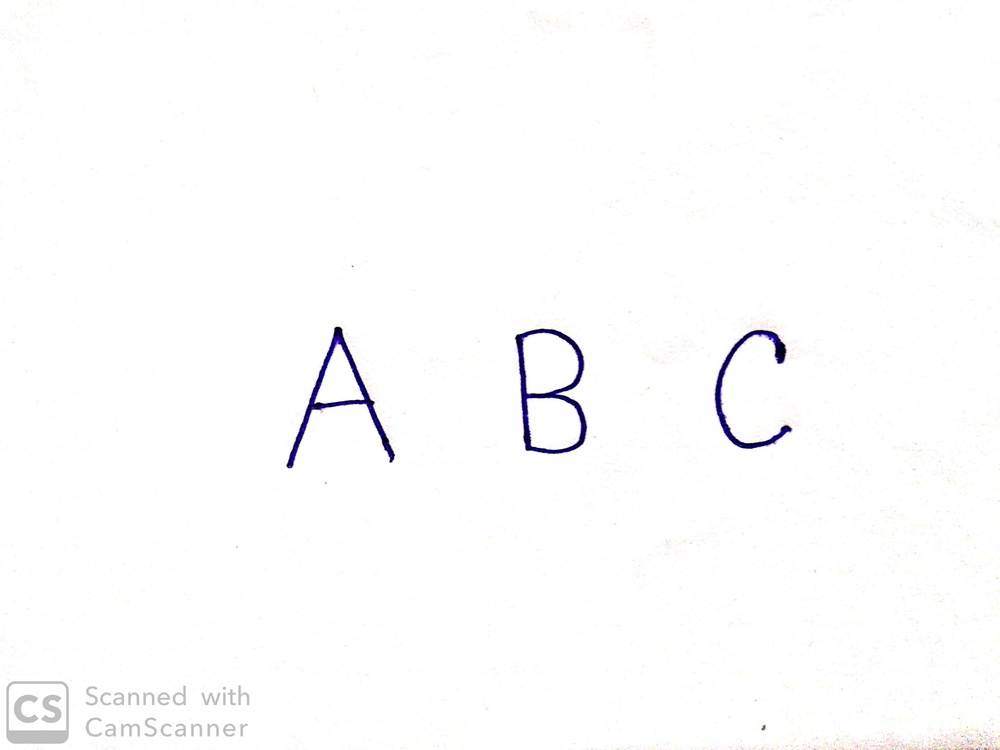
%> input picture All codes/Used Images/a.jpg, 1000 x 750 px, shrunk from 3264 x 2448 before the run, given in place of a.png, which was not available
$ octave test_2.m   (GNU Octave 9; MATLAB toolbox functions it lacks are replaced by stand-ins)
%> lines starting %> are read from the running program, lines starting %| are printed output that depends on the picture; in (x1, y1, x2, y2) boxes, pixels count from 0 and x2, y2 are one past the last pixel; in counts of white or black regions, pixels touching at a corner belong together; the program's own positions count from 1; pictures that were not available may be replaced by others from this repository, and a replacement may not be noted
close all;

% Read the input image
img = imread('a.png');
%> img is the input picture: size 750x1000x3 uint8; mean R, G, B 252.7, 252.5, 252.9

% Convert to grayscale if the image is in RGB
if size(img, 3) == 3
    img = rgb2gray(img);
%> img: size 750x1000 uint8
end

% 1. Global contrast enhancement using histogram equalization
img_eq = histeq(img);
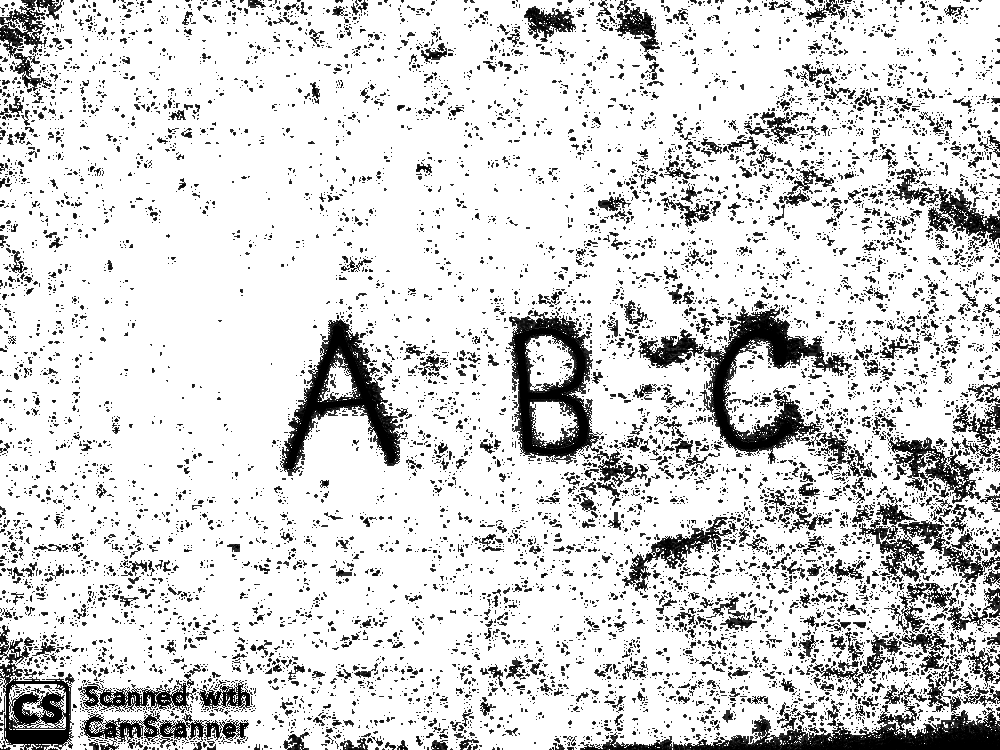
%> img_eq: size 750x1000 uint8; min 0, max 255, mean 213.1

% 2. Local contrast enhancement using adaptive histogram equalization
img_adapthist = adapthisteq(img);

% 3. Contrast stretching with dynamic range adjustment (ignoring outliers)
percentile_low = 0.02; % Ignore lower 2% of pixel intensities
percentile_high = 0.98; % Ignore top 2% of pixel intensities
low_limit = prctile(img(:), percentile_low * 100);
%> low_limit = 245
high_limit = prctile(img(:), percentile_high * 100);
%> high_limit = 255
contrast_stretched = imadjust(img, [low_limit / 255, high_limit / 255], []);
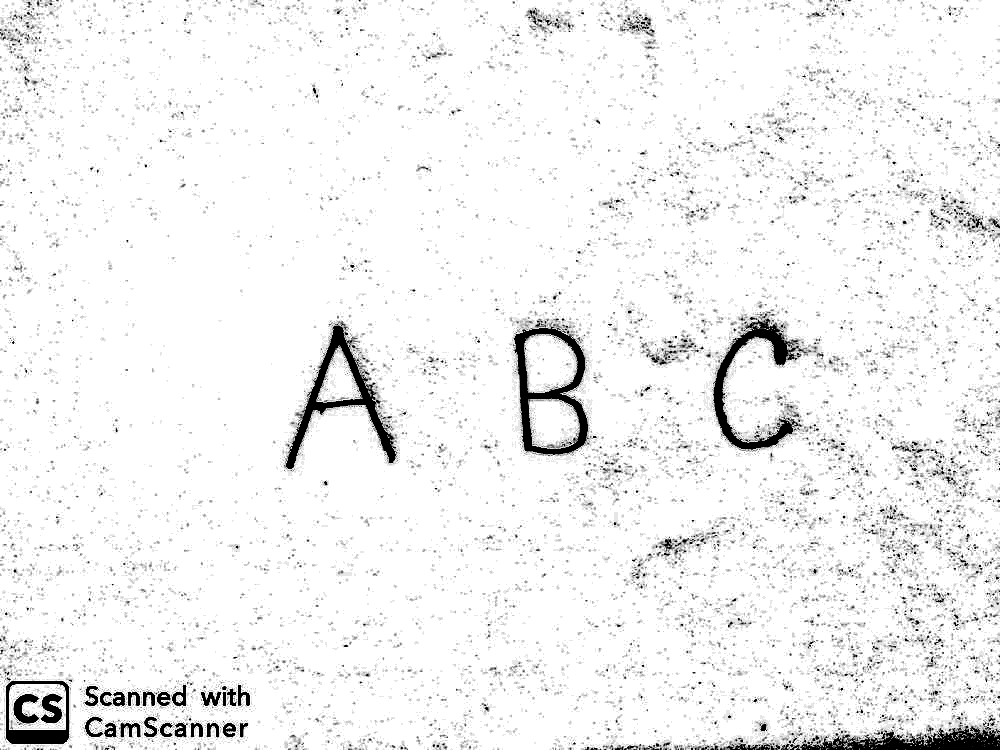
%> contrast_stretched: size 750x1000 uint8; min 0, max 255, mean 241.6

% 4. Adaptive thresholding (local binarization)
bw_img_eq = imbinarize(img_eq, 'adaptive', 'ForegroundPolarity', 'dark', 'Sensitivity', 0.5);
%> bw_img_eq: size 750x1000 logical; 81.6% white; 9237 black regions (8356 under 20 px), largest, box (x1, y1, x2, y2) and area: (638, 304, 866, 477) 9255, (580, 686, 1000, 750) 7969, (508, 310, 604, 464) 6690
bw_img_adapthist = imbinarize(img_adapthist, 'adaptive', 'ForegroundPolarity', 'dark', 'Sensitivity', 0.5);
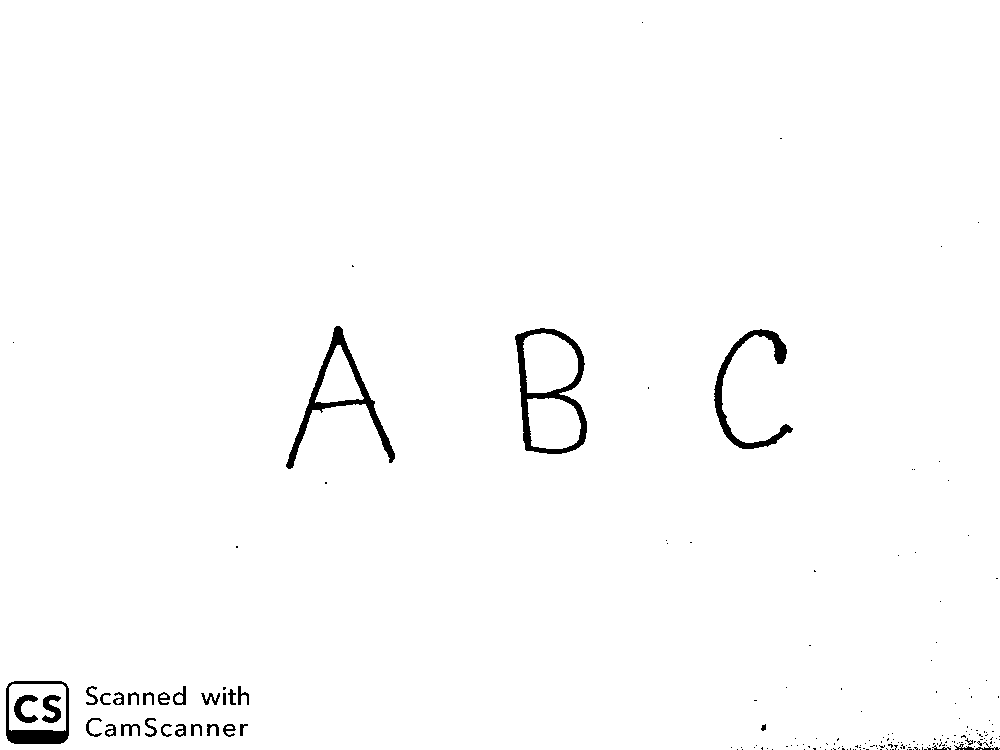
%> bw_img_adapthist: size 750x1000 logical; 98.7% white; 192 black regions (160 under 20 px), largest, box (x1, y1, x2, y2) and area: (515, 328, 587, 454) 2245, (286, 326, 395, 469) 2117, (714, 329, 793, 449) 1670
bw_img_contrast_stretched = imbinarize(contrast_stretched, 'adaptive', 'ForegroundPolarity', 'dark', 'Sensitivity', 0.5);
%> bw_img_contrast_stretched: size 750x1000 logical; 92.8% white; 5477 black regions (5203 under 20 px)

% 5. Light smoothing (Gaussian filter) to reduce jagged edges
bw_img_contrast_stretched_smooth = imgaussfilt(double(bw_img_contrast_stretched), 0.5);

% Create folder for saving segmented images
output_folder = 'Segmented_Images';
if ~exist(output_folder, 'dir')
    mkdir(output_folder);
end

% Segmentation: Label connected components in the binary image
[L, num] = bwlabel(bw_img_contrast_stretched_smooth);
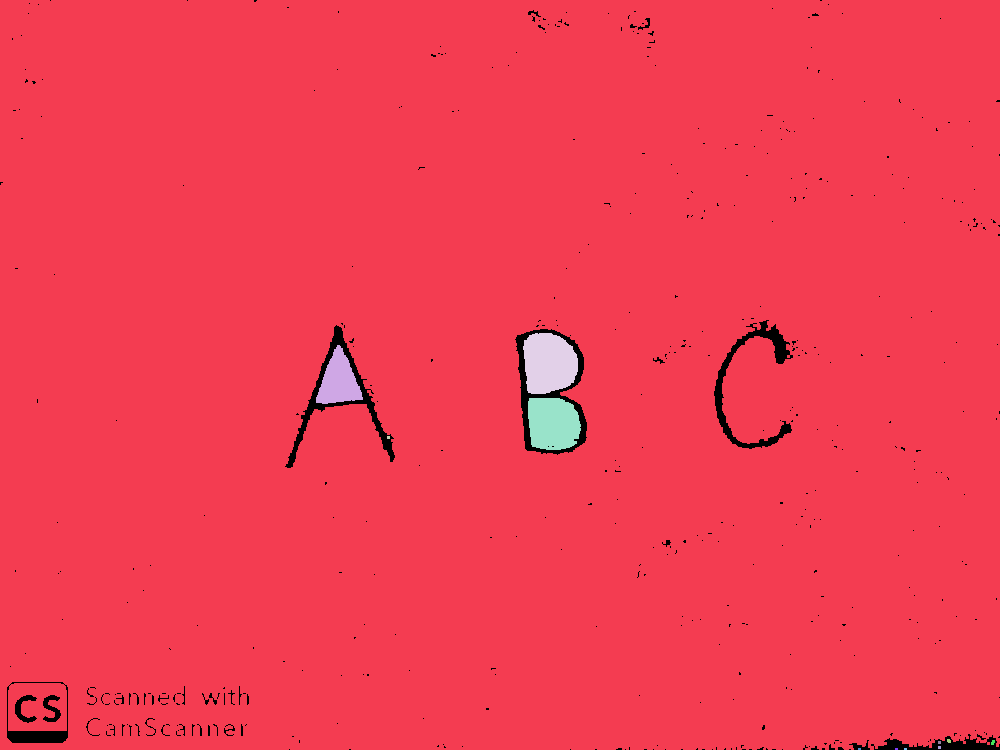
%> L: size 750x1000 double; 13 distinct labels, from 0 to 12; one colour per label, 0 black
%> num = 12

% Get bounding boxes for each component
stats = regionprops(L, 'BoundingBox');
%> stats = 12 regions; largest, box (x1, y1, x2, y2): (0, 0, 1000, 750), (523, 333, 578, 394), (316, 345, 363, 404), (528, 398, 581, 450), (991, 740, 995, 745)

% Save each segmented component as an image
for i = 1:num
    bbox = stats(i).BoundingBox;
    cropped_img = imcrop(bw_img_contrast_stretched_smooth, bbox); % Crop the component
    resized_img = imresize(cropped_img, [128, 128]); % Resize to 128x128 for uniformity

    % Save the segmented image
    output_path = fullfile(output_folder, sprintf('segmented_%d.png', i));
    imwrite(resized_img, output_path);
end
%> this loop made 12 passes
%> bbox on passes 1 to 12: [0.5 0.5 1000 750], [316.5 345.5 47 59], [387.5 436.5 3 3], [523.5 333.5 55 61], [528.5 398.5 53 52], [858.5 748.5 3 2], [895.5 748.5 3 2], [904.5 748.5 3 2], [938.5 741.5 3 3], [938.5 746.5 3 3], [947.5 739.5 4 4], [991.5 740.5 4 5]
%> pass 1, `resized_img = imresize(cropped_img, [128, 128]);`:
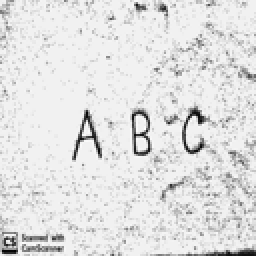
%> resized_img: size 128x128 double (shown 2 times larger); min -0.0803, max 1.06, mean 0.929; drawn with min black and max white
%> pass 2, `resized_img = imresize(cropped_img, [128, 128]);`:
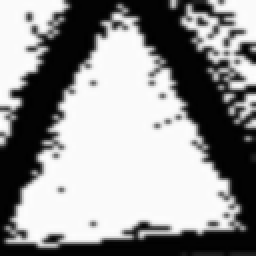
%> resized_img: size 128x128 double (shown 2 times larger); min -0.0134, max 1.02, mean 0.58; drawn with min black and max white

% Display the original and processed images
figure;
imshow(img);
title('Original Image');

figure;
imshow(contrast_stretched);
title('Contrast Stretched');

figure;
imshow(bw_img_contrast_stretched_smooth, []);
title('Smoothed Binary (Contrast Stretched)');

% Highlight segmented regions
figure;
imshow(bw_img_contrast_stretched_smooth, []);
title('Segmented Regions');
hold on;
for i = 1:num
    rectangle('Position', stats(i).BoundingBox, 'EdgeColor', 'r', 'LineWidth', 2);
end
%> this loop made 12 passes
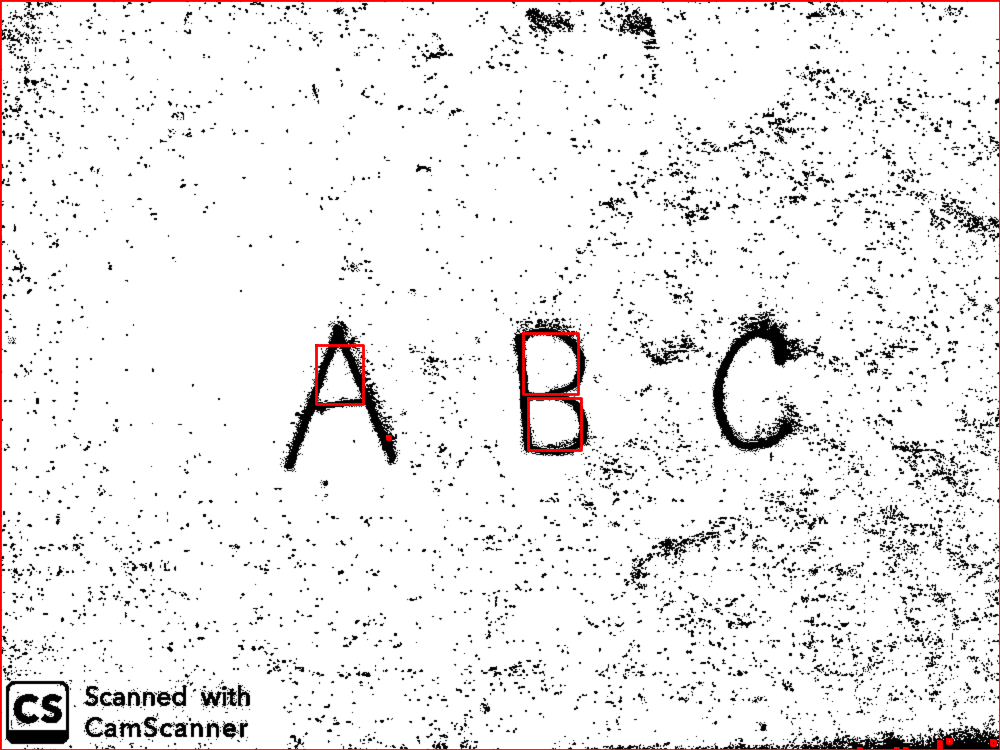
%> figure redrawn from the program's plot data; its title reads 'Segmented Regions'
hold off;

disp(['Segmented images saved in folder: ', output_folder]);

$ run again, with All codes/Used Images/abc.jpg copied over All codes/Used Images/a.jpg
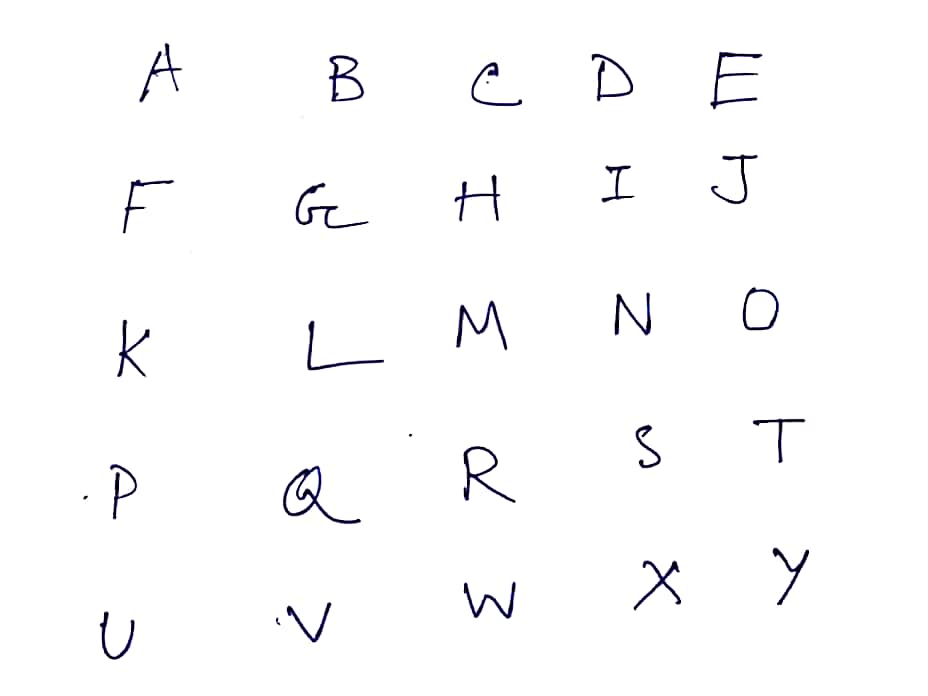
%> input picture All codes/Used Images/abc.jpg, 928 x 696 px, given in place of a.png, which was not available
%> img is the input picture: size 696x928x3 uint8; mean R, G, B 251.2, 251.1, 251.6
%> img: size 696x928 uint8
%> low_limit = 214
%> high_limit = 255
%> bw_img_eq: size 696x928 logical; 94.2% white; 404 black regions (336 under 20 px), largest, box (x1, y1, x2, y2) and area: (279, 463, 368, 528) 2501, (458, 576, 527, 625) 1751, (708, 47, 769, 113) 1643
%> bw_img_adapthist: size 696x928 logical; 98% white; 29 black regions (3 under 20 px), largest, box (x1, y1, x2, y2) and area: (283, 465, 361, 524) 916, (463, 446, 516, 503) 665, (456, 300, 508, 351) 651
%> bw_img_contrast_stretched: size 696x928 logical; 97.7% white; 120 black regions (93 under 20 px)
%> `[L, num] = bwlabel(bw_img_contrast_stretched_smooth);`:
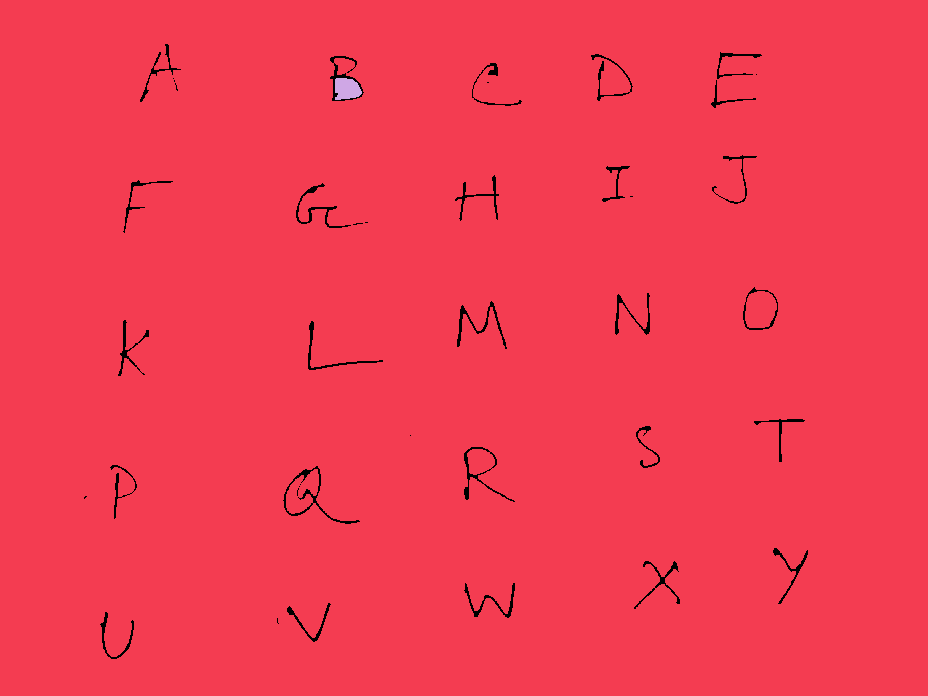
%> L: size 696x928 double; 3 distinct labels, from 0 to 2; one colour per label, 0 black
%> num = 2
%> stats = 2 regions; box (x1, y1, x2, y2): (0, 0, 928, 696), (335, 78, 362, 100)
%> the loop `for i = 1:num` made 2 passes
%> bbox on passes 1 to 2: [0.5 0.5 928 696], [335.5 78.5 27 22]
%> the loop `for i = 1:num` made 2 passes
%> after the loop `for i = 1:num`:
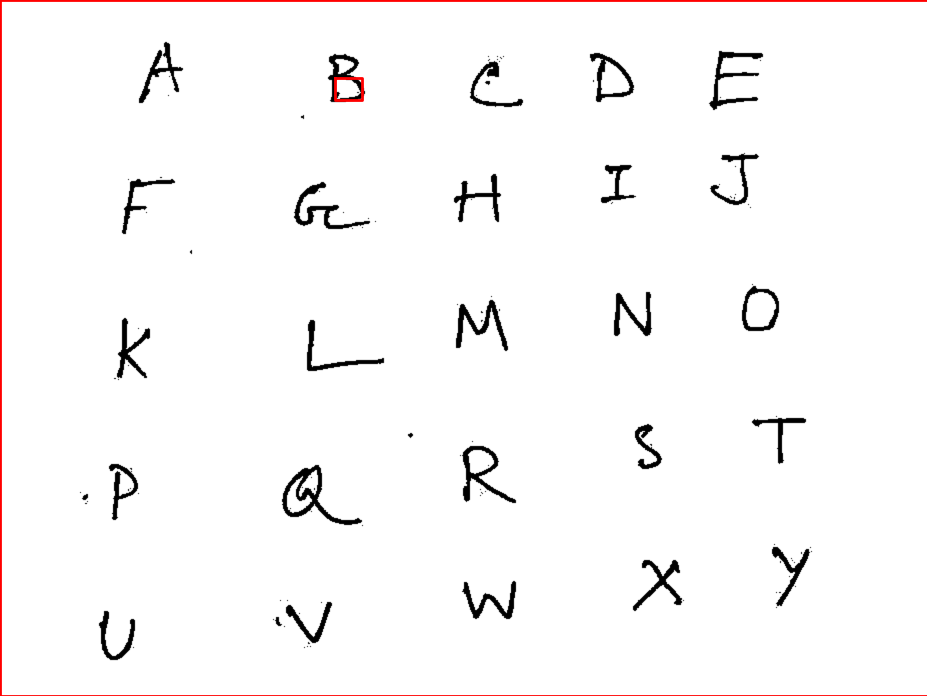
%> figure redrawn from the program's plot data; its title reads 'Segmented Regions'
